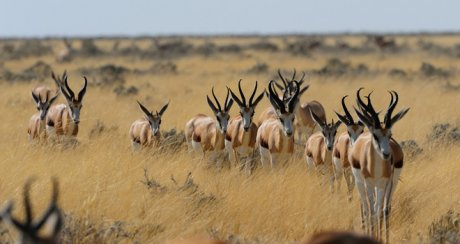
#> input picture data/images/img2.jpg, 460 x 244 px
$ python notion9.py
#> lines starting #> are read from the running program, lines starting #| are printed output that depends on the picture
import cv2


image = cv2.imread('../data/images/img2.jpg')
#> image is the input picture: shape (244, 460, 3); mean B, G, R 106.1, 136, 155.8

# Dessin d'une ligne
cv2.line(image, (0, 0), (500, 500), (255, 0, 0), 5)

# Ajout de texte
font = cv2.FONT_HERSHEY_SIMPLEX
cv2.putText(image, 'Salut, antilopes!', (50, 50), font, 1, (0, 255, 0), 2)
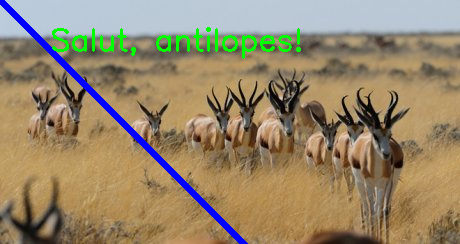
#> image: shape (244, 460, 3); mean B, G, R 107.1, 135.3, 150.6

# Affichage de l'image
cv2.imshow('Image avec dessin', image)

# Attendre l'appui de la touche 0 pour fermer la fenêtre
cv2.waitKey(0)
cv2.destroyAllWindows()

"""
La fonction cv2.line() prend les arguments suivants :

    image : l'image sur laquelle dessiner la ligne.
    pt1 : le point de départ de la ligne (coordonnées x et y).
    pt2 : le point de fin de la ligne (coordonnées x et y).
    color : la couleur de la ligne (en BGR).
    thickness : l'épaisseur du trait (en pixels).

La fonction cv2.putText() prend les arguments suivants :

    image : l'image sur laquelle ajouter le texte.
    text : le texte à ajouter.
    org : le point de départ du texte (coordonnées x et y du coin inférieur gauche).
    font : la police à utiliser.
    fontScale : la taille de la police.
    color : la couleur du texte (en BGR).
    thickness : l'épaisseur du trait (en pixels)
"""

$ run again, with data/images/img1.jpg copied over data/images/img2.jpg
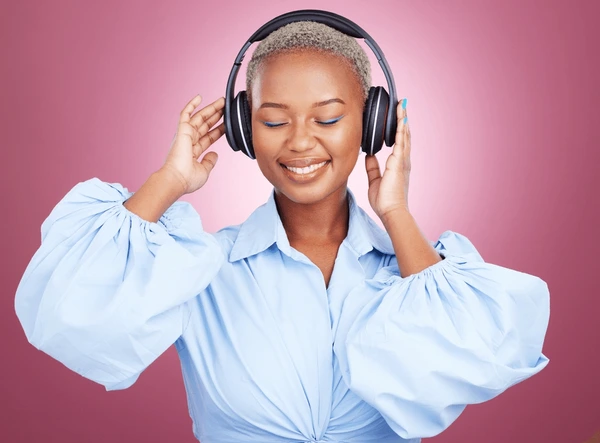
#> input picture data/images/img1.jpg, 600 x 443 px
#> image is the input picture: shape (443, 600, 3); mean B, G, R 174.5, 157, 194.1
#> `cv2.putText(image, 'Salut, antilopes!', (50, 50), font, 1, (0, 255, 0)..`:
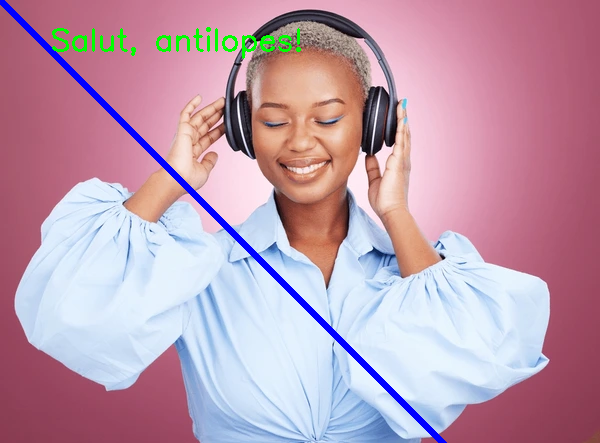
#> image: shape (443, 600, 3); mean B, G, R 174.4, 155.2, 189.8

$ run again, with data/images/img3.jpg copied over data/images/img2.jpg
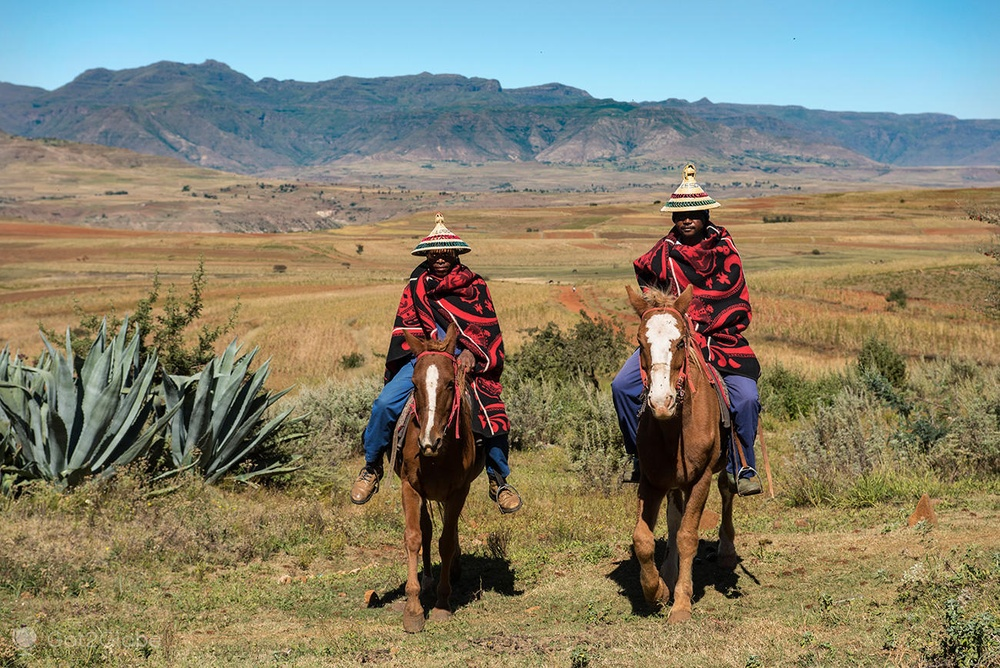
#> input picture data/images/img3.jpg, 1000 x 668 px, shrunk from 1300 x 868 before the run
#> image is the input picture: shape (668, 1000, 3); mean B, G, R 110.5, 130, 134
#> `cv2.putText(image, 'Salut, antilopes!', (50, 50), font, 1, (0, 255, 0)..`:
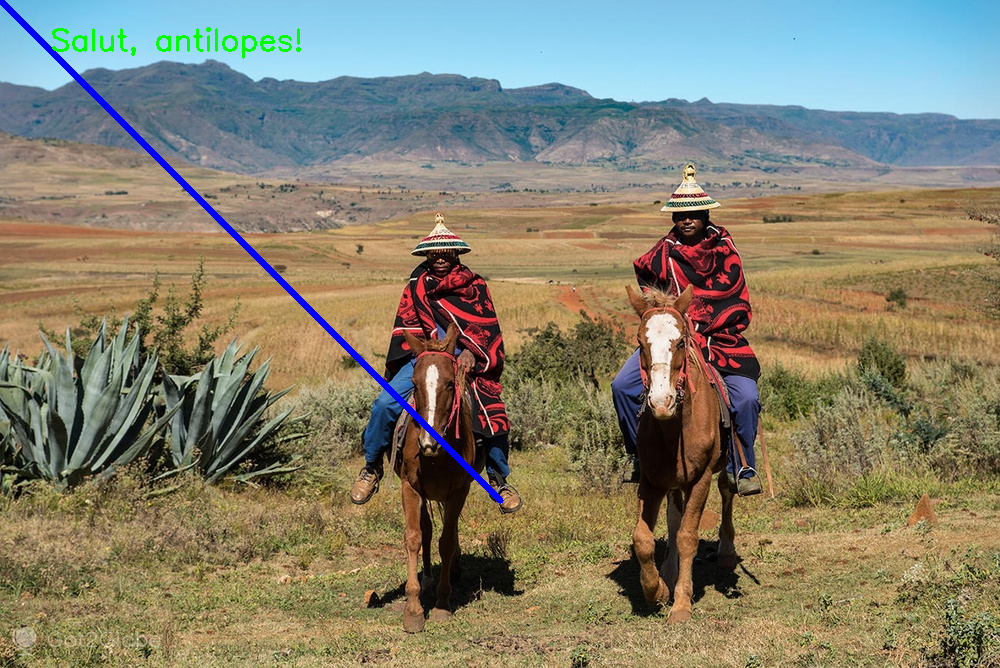
#> image: shape (668, 1000, 3); mean B, G, R 110.8, 129.3, 132.7

$ run again, with data/images/img4.jpg copied over data/images/img2.jpg
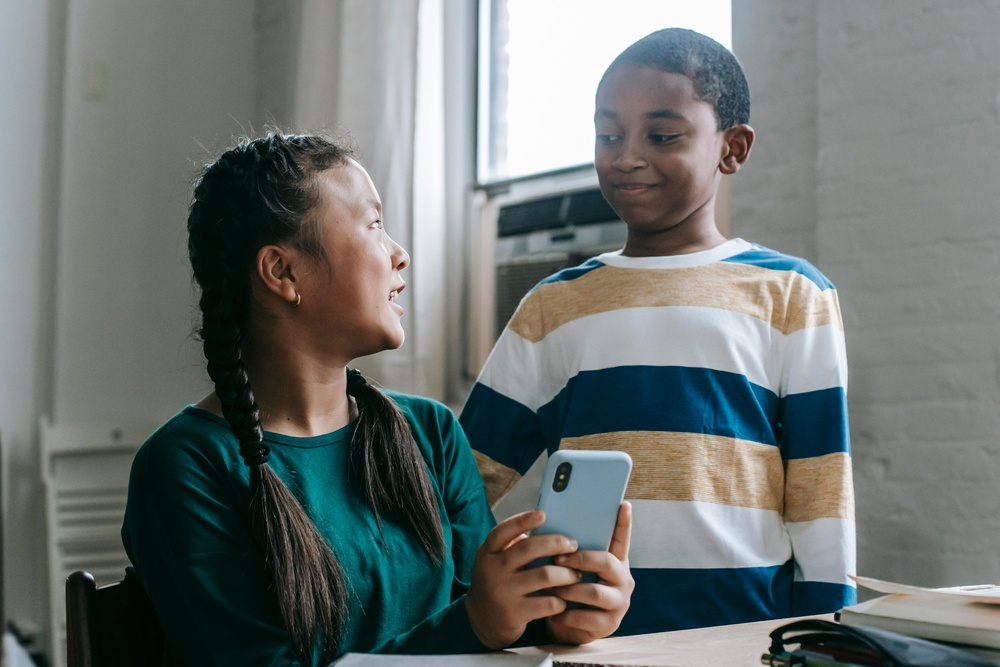
#> input picture data/images/img4.jpg, 1000 x 667 px, shrunk from 5343 x 3562 before the run
#> image is the input picture: shape (667, 1000, 3); mean B, G, R 112.6, 115.3, 108.4
#> `cv2.putText(image, 'Salut, antilopes!', (50, 50), font, 1, (0, 255, 0)..`:
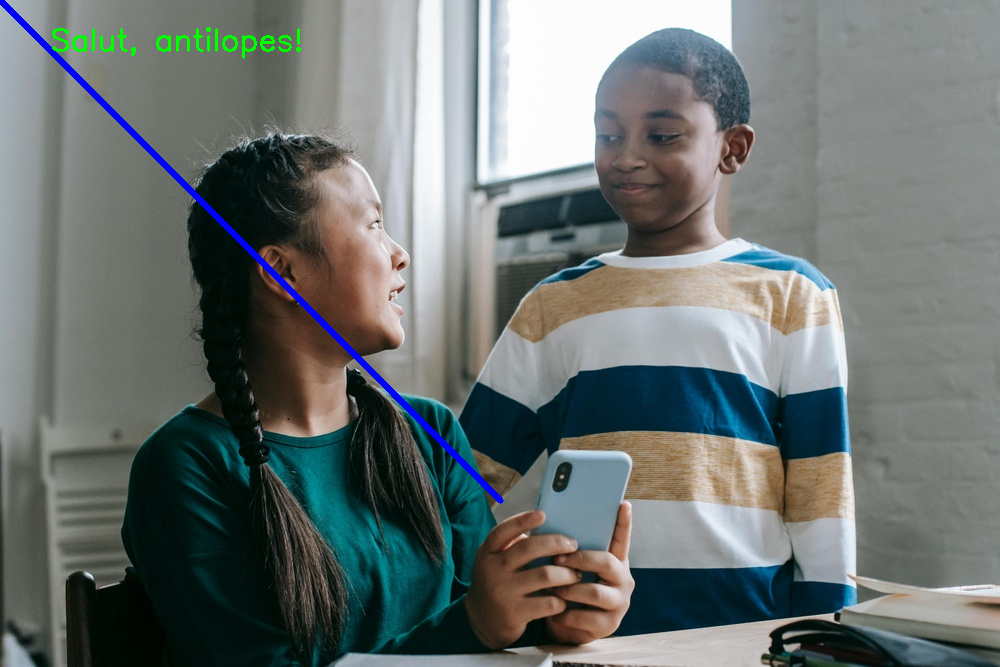
#> image: shape (667, 1000, 3); mean B, G, R 113.5, 115, 107.5
